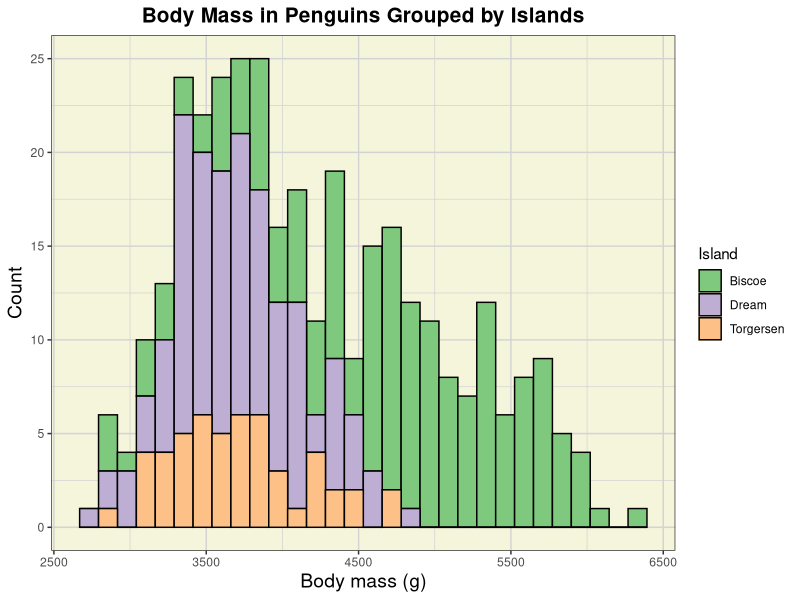

Source code (R):
### Today we are going to plot penguin data ###
### Created by: Rachel Sweet ###
### Updated on 02-09-2023 ###

### Load libraries ###
library(palmerpenguins)
library(tidyverse)
library(here)
### Load data ###
### Lab group plot ###
ggplot(data=penguins,
       mapping = aes(x = body_mass_g, fill = island)) +
  geom_histogram(col = I("black")) +
  labs(x = "Body mass (g)",
       y = "Count",
       fill = "Island") +
  theme_bw() +
  theme(axis.title = element_text(size = 14,
                                  color = "black"),
        panel.grid = element_line(color = "lightgrey"),
        panel.background = element_rect(fill = "beige"),
        legend.key = element_rect(fill = "beige"),
        plot.title = element_text(size = 15, hjust = 0.5, face = "bold")) +
        ggtitle("Body Mass in Penguins Grouped by Islands") +
  scale_fill_brewer(palette="Accent")
       
       